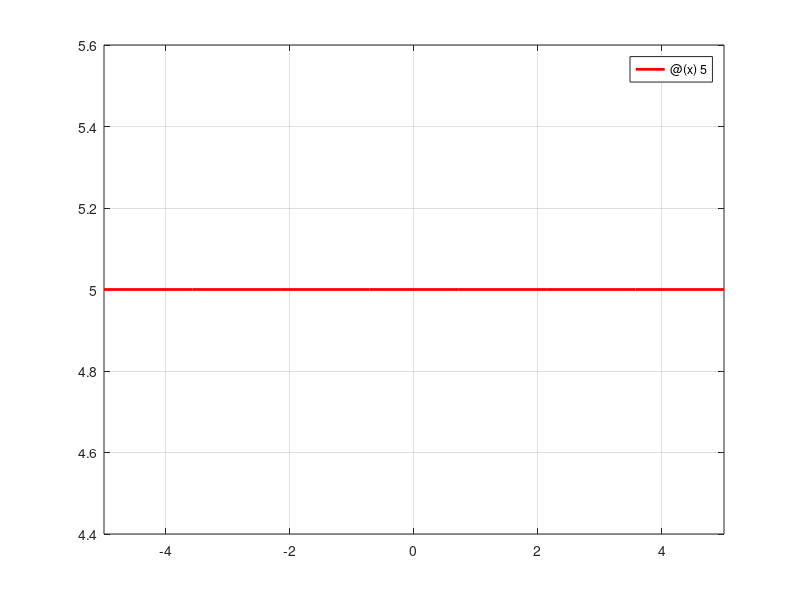

Recreate this plot in MATLAB. (Note: this script raises an error after producing the figure.)
                                   % ESO208 Assignment 1
                                   % NAVNEET SINGH
                                   % 200626
                                   % Q1
% finding roots of a non-linear equation
% Test functions:
% f(x)=x-cos(x)
% Use the initial bracket as (0,1) or the initial guess as 0; maximum iterations 50;
% and maximum εr = 0.01%. For Fixed-Point method, use phi(x)=cos x.

% f(x)=exp(-x)-x
% Use the initial bracket as (0,1) or the initial guess as 0; maximum iterations 50;
% and maximum εr = 0.05%. For Fixed-Point method, use phi(x)=exp(−x).
 
disp('List of methods:');
disp('1. Bisection Method');
disp('2. Regula Falsi');
disp('3. Fixed Point');
disp('4. Newton Raphson');
disp('5. Secant');
method_type=input('Enter method number to use : ');

% plotting the input function

func = input('Enter your function : ','s');
str1 = strcat('@(x)', func);
fn = str2func(str1);
figure;
fplot(fn,'r', 'LineWidth', 2);
grid on;

% 1. Bisection Method
if ( method_type == 1 )
    %syms x;
    %fn = input('Enter the function :  ');
    x_low = input('Enter the Value of x_low :  ');
    x_up= input('Enter the value of x_up :  ');
    max_it = input('Enter the max no. of iterations :  ');
    max_re = input('Enter the max relative error in(%) :  ');
    error = zeros(100);
    error(1) = 100;
    x_mid = zeros(100);
    for i = 1:max_it
        x_mid(i) = ( x_low + x_up )/2;

        if (subs(fn,x_low))*(subs(fn,x_mid(i))) <0
            x_up = x_mid(i);
        end

        if (subs(fn,x_up))*(subs(fn,x_mid(i)))<0
            x_low = x_mid(i);
        end
        if i > 1
            error(i) = abs((x_mid(i) - x_mid(i-1))*100/x_mid(i));
        end
        if  error(i) <= max_re
            disp('error condition reached');
            break;
        end
    end
    if(i>=max_it)
        disp('max iteration reached');
    end
    disp('Root is : ');
    disp(x_mid(i));
    % plotting
    
    b = 2:i-1;
    err_to_plt = error(b);
    figure;
    plot(b,err_to_plt,'bo-', 'LineWidth', 2);
    grid
    title('Bisection Method');
    xlabel('iteration number');
    ylabel('relative error');
    hold off;
end
% 2. Regula Falsi

if(method_type == 2)

    x_low = input('Enter the first guess : ');
    x_up = input('Enter the second guess :  ');
    max_it = input('Enter the max no. of iterations :  ');
    max_re = input('Enter the max error(%) :  ');
    y = zeros(100);
    error = zeros(100);
    y(1) = x_low - (subs(fn,x_low))*(x_up-x_low)/(subs(fn,x_up) - subs(fn,x_low));

    % fix one point yl
    if (subs(fn,y(1))*subs(fn,x_up)) < 0
        x_low = x_up;
    end

    for i = 1:max_it
        y(i+1) = x_low - (subs(fn,x_low))*(x_low-y(i))/(subs(fn,x_low) - subs(fn,y(i)));
        error(i) = abs((y(i+1) - y(i))*100/y(i+1));
        if error(i) <= max_re
            disp('Error condition reached');
            break;
        end
    end
    if i>=max_it
        disp('max iterations reached');
    end
    disp('Root is : ');
    disp(y(i+1));

    % plotting
    a = 1+1:i;
    b = error(a);
    figure;
    plot(a,b,'bo-', 'LineWidth', 2);
    grid on
    title('Regula Falsi');
    xlabel('iteration');
    ylabel('Absolute relative error ');
end

% 3. Fixed Point

if(method_type == 3)

    x_new = zeros(100);
    x_new(1) = input('Enter the Inital Guess :  ');
    max_it = input('Enter the maximum number of iterations :  ');
    max_re = input('Enter the max error in (%) :  ');
    error = zeros(100);
    for i = 1:max_it
        x_new(i+1) = subs(fn,x_new(i));
        error(i) = abs(( x_new(i+1)-x_new(i) )*100/x_new(i+1));
        if error(i) <= max_re
            disp('error condition reached');
            break;
        end
        if i>=max_it
            disp('max iterations reached');
        end
    end
    disp('Root is : ');
    disp(x_new(i+1));


    % plotting
    b = 1:i;
    err_to_plt = error(b);
    figure;
    plot(b,err_to_plt,'bo-', 'LineWidth', 2);
    grid on
    title('Fixed Point');
    xlabel('iteration');
    ylabel('relative error');

    
end
% 4. Newton Raphson
if(method_type == 4)

    syms x;
    g = input('Enter the derivative function :  ');
    x_new(1) = input('Enter the initial point :  ');
    max_it = input('Enter the max no. of iterations :  ');
    max_re = input('Enter the max error in (%) :  ');
    error = zeros(100);
    for i = 1:1:max_it
        a = subs(fn,x_new(i));
        b = subs(g,x_new(i));
        c  = a/b;
        x_new(i+1) = x_new(i)-c;

        error(i) = abs(( x_new(i+1)-x_new(i))/x_new(i+1))*100;
        if (error(i) <= max_re)
            disp('error condition reached');
            break;
        end
        if(i>=max_it)
            disp('max iterations reached');
        end
    end

    disp('Root is : ');
    disp(x_new(i+1));
    % plotting
    b = 1:i;
    err_to_plt = error(b);
    figure;
    plot(b,err_to_plt,'bo-', 'LineWidth', 2);
    grid on
    title('Newton Raphson');
    xlabel('iteration');
    ylabel('error');
    
end
% 5. Secant method
if(method_type == 5)
   
    x_low = input('Enter the first guess : ');
    x_up = input('Enter the second guess :  ');
    max_it = input('Enter the max no. of iterations :  ');
    max_re = input('Enter the max relative error in (%) :  ');
    x_new = zeros(100);
    error = zeros(100);
    x_new(1) = x_low - (subs(fn,x_low))*(x_up-x_low)/(subs(fn,x_up) - subs(fn,x_low));

    if (subs(fn,x_new(1))*subs(fn,x_up)) < 0
        x_low = x_up;
    end
    for i = 1:max_it

        k = subs(fn,x_low);
        l = subs(fn,x_new(i));
        x_new(i+1) = x_low - (k)*(x_low-x_new(i))/((k) - l);
        error(i) = abs((x_new(i+1) - x_new(i))*100/x_new(i+1));
        if error(i) <= max_re
            disp('error condition reached');
            break;
        end
    end
    if(i>=max_it)
        disp('max iterations reached');
    end
    disp('Root is : ');
    disp(x_new(i+1));
    % plotting
    b = 1+1:i;
    err_to_plt = error(b);
    figure;
    plot(b,err_to_plt,'bo-', 'LineWidth', 2);
    grid on
    title('Secant method');
    xlabel('iteration');
    ylabel('absolute relative error ');

end